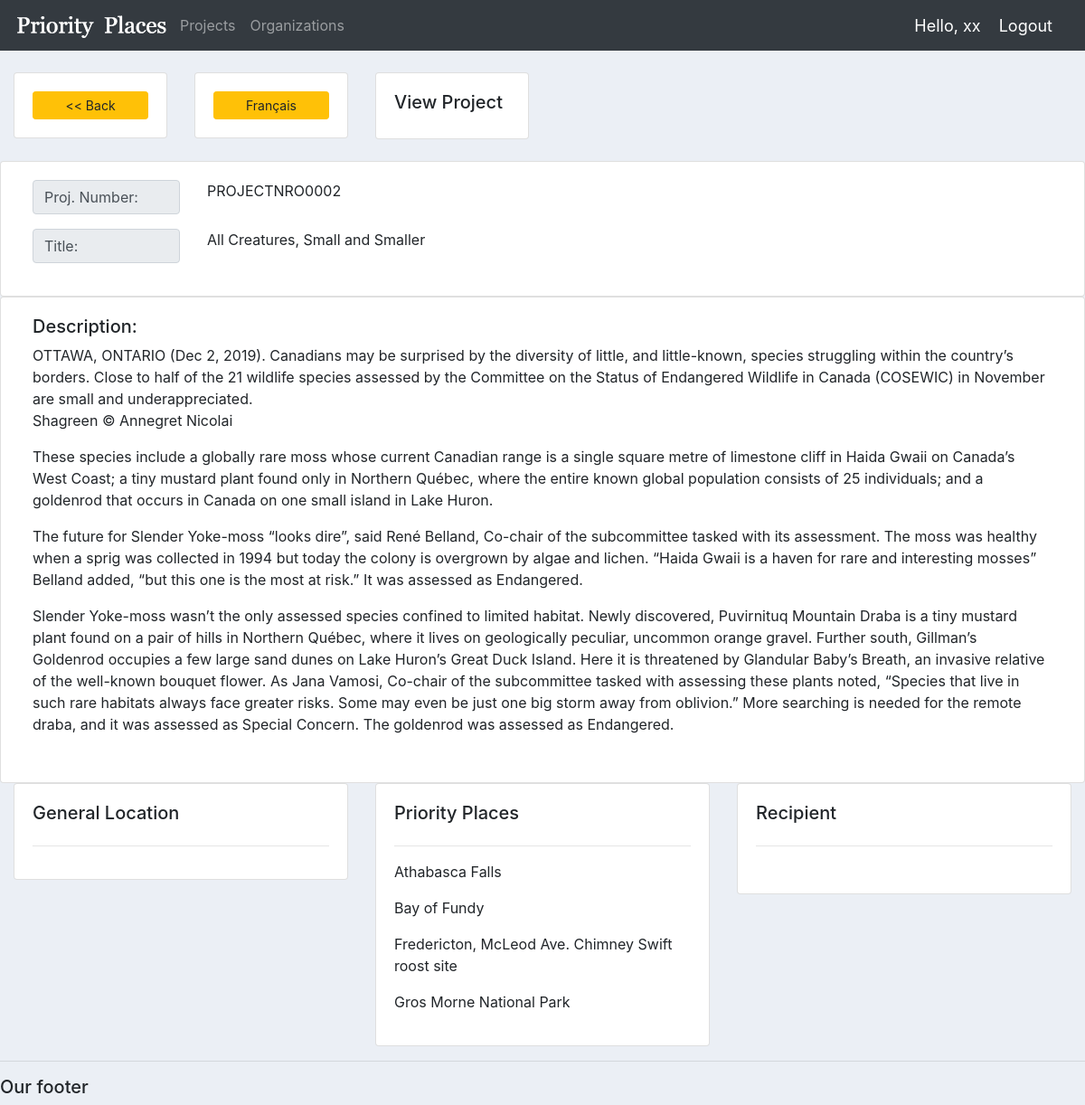
The app's page /projects/2/ with its own data.
### pplaces/models.py (models this page shows, shortened)
class Project(models.Model):
    ProjectTitleEnglish = models.CharField(max_length=250, verbose_name='Title (En)')
    ProjectTitleFrench = models.CharField(max_length=250, verbose_name='Title (Fr)', null=True, blank=True)
    ECCCAssignedProjectIdentfer = models.CharField(max_length=50, unique=True, verbose_name='Proj. Number')
    ProjectPurposeDescriptonEnglish = models.TextField(verbose_name='Description (En)', null=True, blank=True)
    ProjectPurposeDescriptonFrench = models.TextField(verbose_name='Description (Fr)', null=True, blank=True)
    GeneralLocationDescriptonEnglish = models.TextField(verbose_name='General Location (En)', null=True, blank=True)
    GeneralLocationDescriptonFrench = models.TextField(verbose_name='General Location (Fr)', null=True, blank=True)
    ProjectLocation = models.ManyToManyField(ProjectLocation)
    created = models.DateField(auto_now_add=True)
    PriorityPlaceUID = models.ForeignKey(PriorityPlacesREF, null=True, blank=True, on_delete=models.SET_NULL)
    class Meta:
        ordering = ['created']

### pplaces/views.py (the view)
# urls.py: path('projects/<int:pk>/', views.project, name='project'),
def project(request, pk):
    project = Project.objects.get(pk = pk)
    context = {
        'project': project,
         }
    return render(request, 'pplaces/single-project.html', context)

### pplaces/templates/pplaces/single-project.html (shortened to what this page needs)
{% extends "main.html" %}
{% block content %}
<div class="container-fluid">
  <br>
  <div class="row">
    <div class="col-md-2">
      <div class="card card-body">
        <a  class="btn btn-sm btn-warning" href="{% url 'projects' %}"><< Back</a>
      </div>
    </div>
    <div class="col-md-2">
      <div class="card card-body">
        <a  class="btn btn-sm btn-warning" href="{% url 'project-fr' project.id %}">Français</a>
      </div>
    </div>
    <div class="col-md-2">
      <div class="card card-body">
        <h5>View Project</h5>
      </div>
    </div>
  </div>
  <br>
  <div class="row">
    <div class="card card-body">
    <div class="input-group mb-3">
      <div class="col-md-2">
        <span class="input-group-text" id="basic-addon1">Proj. Number:</span>
      </div>
      <div class="col-md-6">{{ project.ECCCAssignedProjectIdentfer }}</div>
    </div>
    <div class="input-group mb-3">
      <div class="col-md-2">
        <span class="input-group-text" id="basic-addon1">Title:</span>
      </div>
      <div class="col-md-6">{{ project.ProjectTitleEnglish  }}</div>
    </div>
  </div>
  </div>
  <div class="row">
    <div class="card card-body">
    <div class="input-group mb-3">
      <div class="col-md-12">
         <h5>Description:</h5>
         {{ project.ProjectPurposeDescriptonEnglish  | linebreaks }}
      </div>
    </div>
  </div>
  </div>
  <div class="row">
    <div class="col-md">
      <div class="card card-body">
        <h5>General Location</h5>
        <hr>
      </div>
    </div>
    <div class="col-md">
      <div class="card card-body">
        <h5>Priority Places</h5>
        <hr>
        <p>Athabasca Falls</p>
        <p>Bay of Fundy</p>
        <p>Fredericton, McLeod Ave. Chimney Swift roost site</p>
        <p>Gros Morne National Park</p>
      </div>
    </div>
    <div class="col-md">
      <div class="card card-body">
        <h5>Recipient</h5>
        <hr>
      </div>
    </div>
  </div>
</div>
{% endblock content %}

### static/styles/main.css (style rules this page uses)
body { background-color: #ebeff5; }

### records on screen
Project: ECCCAssignedProjectIdentfer "PROJECTNRO0002", ProjectTitleEnglish "All Creatures, Small and Smaller", ProjectPurposeDescriptonEnglish "OTTAWA, ONTARIO (Dec 2, 2019). Canadians may be surprised by the diversity of little, and little-known, species struggling within the country’s borders. Close to half of the 21 wildlife species assessed by the Committee on the Status of Endangered Wildlife in Canada (COSEWIC) in November are small and underappreciated. Shagreen © Annegret Nicolai These species include a globally rare moss whose current Canadian range is a single square metre of limestone cliff in Haida Gwaii on Canada’s West Coast; a tiny mustard plant found only in Northern Québec, where the entire known global population consists of 25 individuals; and a goldenrod that occurs in Canada on one small island in Lake Huron.…"
